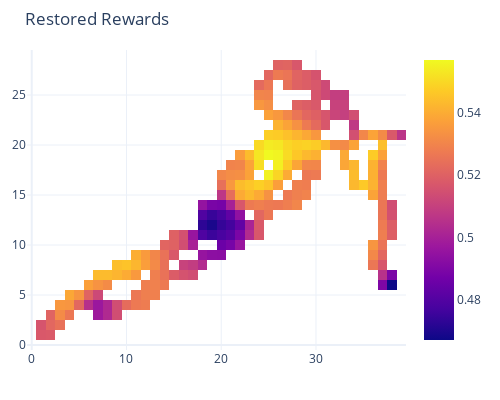
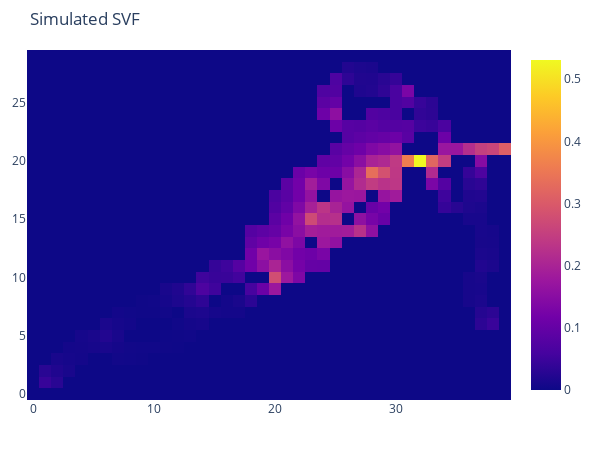

Write notebook code for charts like these, in order.
### Code cell
env_folder_path = 'wifi_track_data/dacang/grid_data/env_imgs/40_30'
expert_traj_path = "wifi_track_data/dacang/track_data/trajs_sliced_0229_40x30.csv"
#model_path = 'train/0227/0227(60,120,120,240,240,120,60)lr0.00005/model_deep_irl_fc_epoch293_mse2.277986526489258_0227.pth'
#model_path = 'train/0225/model_deep_irl_fc_epoch298_mse2.461331367492676_0225.pth'
model_path = r'train\0302\0302sliced_bias0_v0.001_tp0.6_dis0.95_lr0.0001_wd0.2_clip-1_l(30, 60, 30)\model_deep_irl_fc_epoch1_mse1.4168286323547363_0302.pth'
world = GridWorld_envGen(
    width=40,height=30,
    envs_img_folder_path=env_folder_path,
    experts_traj_filePath=expert_traj_path,
    model_path=model_path,
    model_n_input=30,
    model_layers=(30,60,30),
    trans_prob=0.6,
    discount=0.95
)

### Figure 1 — Plotly figure (JSON) as saved in the notebook; plotly's stock layout.template omitted (floating-point values rounded to 4 significant figures; data arrays with more than 128 entries replaced by an {"elided": "..."} marker saying what was removed)
{"data": [{"type": "heatmap", "z": {"elided": "30x40 float values"}}], "layout": {"autosize": false, "height": 400, "margin": {"b": 50, "l": 20, "r": 20, "t": 50}, "title": {"text": "Restored Rewards"}, "width": 500}}

### Figure 2 — Plotly figure (JSON) as saved in the notebook; plotly's stock layout.template omitted (floating-point values rounded to 4 significant figures; data arrays with more than 128 entries replaced by an {"elided": "..."} marker saying what was removed)
{"data": [{"type": "heatmap", "z": {"elided": "30x40 float values"}}], "layout": {"autosize": false, "height": 450, "margin": {"b": 50, "l": 20, "r": 20, "t": 50}, "title": {"text": "Simulated SVF"}, "width": 600}}
